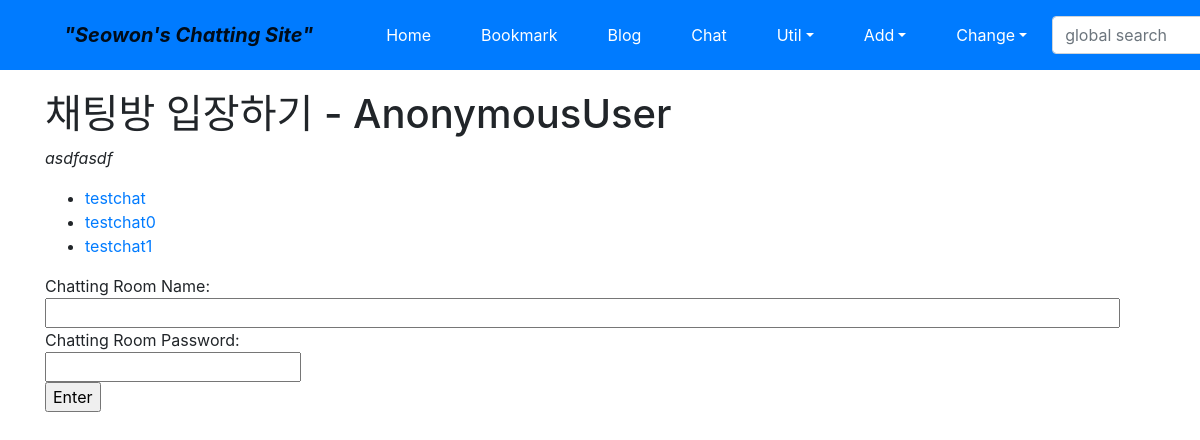
The app's page /chat/, older data.
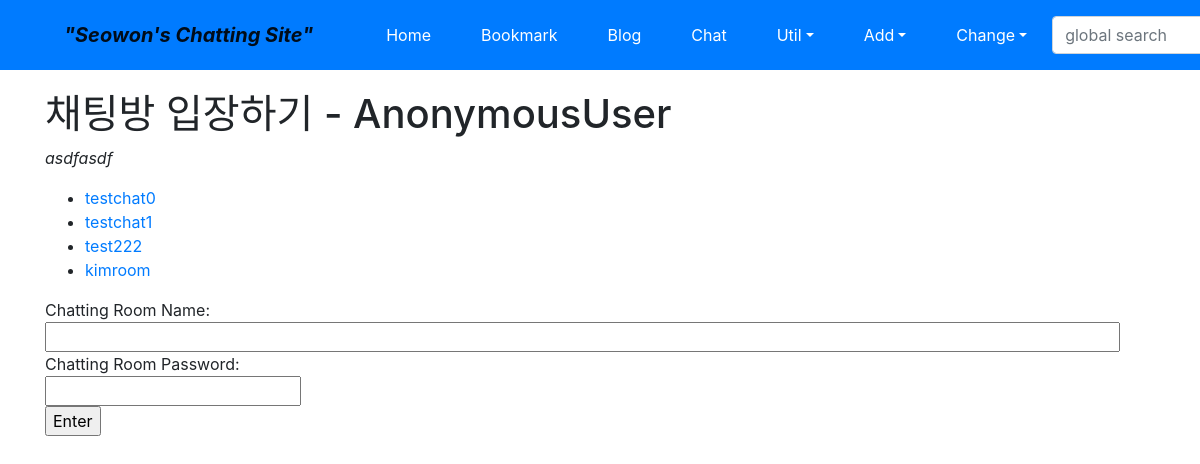
The same page, newer data.
### chat/models.py (models this page shows)
class Chatting(models.Model):
	title = models.CharField('TITLE', max_length=100, unique=True, blank=False, null=False)
	password = models.CharField('PASSWORD', max_length=15 ,unique=False, null=True)
	owner = models.ForeignKey(User, on_delete=models.CASCADE, blank=True, null=True)
	def __str__(self):
		return self.title

### chat/views.py (the view)
# urls.py: path('', views.ChattingLV.as_view(), name = 'index'),
class ChattingLV(ListView, LoginRequiredMixin):
	model = Chatting
	template_name = 'chat/index.html'

### chat/templates/chat/index.html (shortened to what this page needs)
{% extends "base.html" %}
{% block content %}
<h1> 채팅방 입장하기 - {{user}}</h1>
<p class="font-italic">asdfasdf</p>
<ul>
	{% for chatting in object_list %}
		<li>
		<a href="">{{ chatting }}</a>
		</li>
	{% endfor %}
</ul>
    Chatting Room Name:<br>
    <input id="room-name-input" type="text" size="100" name="room-name"/><br>
    Chatting Room Password:<br>
    <input id="room-pass-input" type="text" size="20" name="room-pass"/><br>
    <input id="room-name-submit" type="submit" value="Enter"/><br>
{% endblock %}

Row changes from the older to the newer data that the page shows:
removed Chatting: title "testchat"
added Chatting: title "test222"
added Chatting: title "kimroom"
